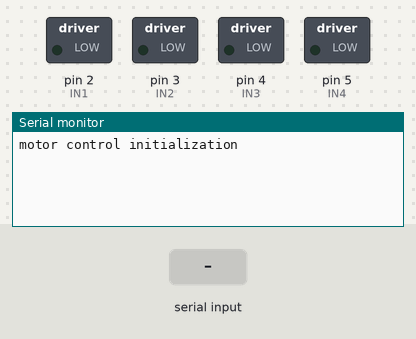
This sketch was run on a simulated Arduino Uno, built with avr-gcc and run on an emulated ATmega328P. Shown: switched loads named in the sketch (green lamp = pin HIGH), the last lines printed to the serial monitor. The test bench sets the inputs (shaded band).

Above: at 1.2 s.
1.3 s: "F" received over Serial
At 2.0 s:
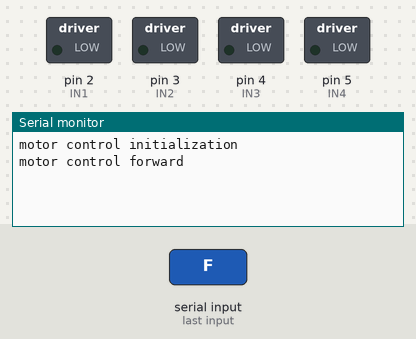
2.8 s: "B" received over Serial
At 3.2 s:
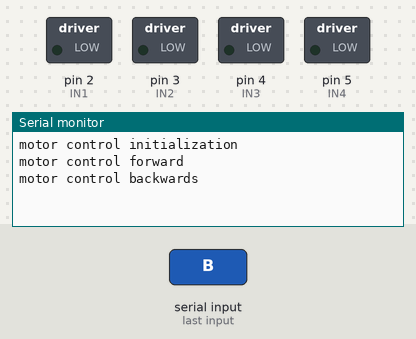
4.3 s: "L" received over Serial
At 5.5 s:
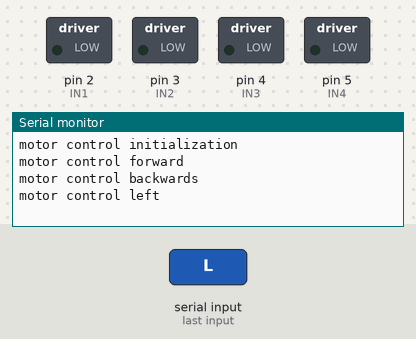

Measured:
- after the input at 1.3 s, the serial monitor: prints a new line at once (image 1)
- after the input at 2.8 s, the serial monitor: prints a new line at once (image 2)
- after the input at 4.3 s, the serial monitor: prints a new line at once (image 3)

The sketch:

run.ino
```cpp
#define IN1 2
#define IN2 3
#define IN3 4
#define IN4 5

int MS1 = 0;
int MS2 = 0;

void setup() {
  Serial.begin(9600);
  pinMode(IN1, OUTPUT);
  pinMode(IN2, OUTPUT);
  pinMode(IN3, OUTPUT);
  pinMode(IN4, OUTPUT);

  analogWrite(IN1, 0);
  analogWrite(IN2, 0);
  analogWrite(IN3, 0);
  analogWrite(IN4, 0);

  Serial.println("motor control initialization");


}

void loop() {
  if (Serial.available() > 0)
  {
    int command = Serial.read();

    if (command == 'F') {
      analogWrite(IN1, MS1);
      analogWrite(IN2, 0);
      analogWrite(IN3, MS2);
      analogWrite(IN4, 0);
      Serial.println("motor control forward");


    }

    else if (command == 'B') {
      analogWrite(IN1, 0);
      analogWrite(IN2, MS1);
      analogWrite(IN3, 0);
      analogWrite(IN4, MS2);
      Serial.println("motor control backwards");

    }
    else if (command == 'L') {
      analogWrite(IN1, 0);
      analogWrite(IN2, 0);
      analogWrite(IN3, MS2);
      analogWrite(IN4, 0);
      Serial.println("motor control left");

    }
    else if (command == 'R') {
      analogWrite(IN1, MS1);
      analogWrite(IN2, 0);
      analogWrite(IN3, 0);
      analogWrite(IN4, 0);
      Serial.println("motor control right");

    }
    else if (command == 'S') {
      analogWrite(IN1, 0);
      analogWrite(IN2, 0);
      analogWrite(IN3, 0);
      analogWrite(IN4, 0);
      Serial.println("stooooooped");

    }
    else {
      if (command >= 0 && command <= 255)
      {
        MS1 = command;
        MS2 = command;
        Serial.println("command set speed to " + String(command));

      }
    }
  }
}
```
